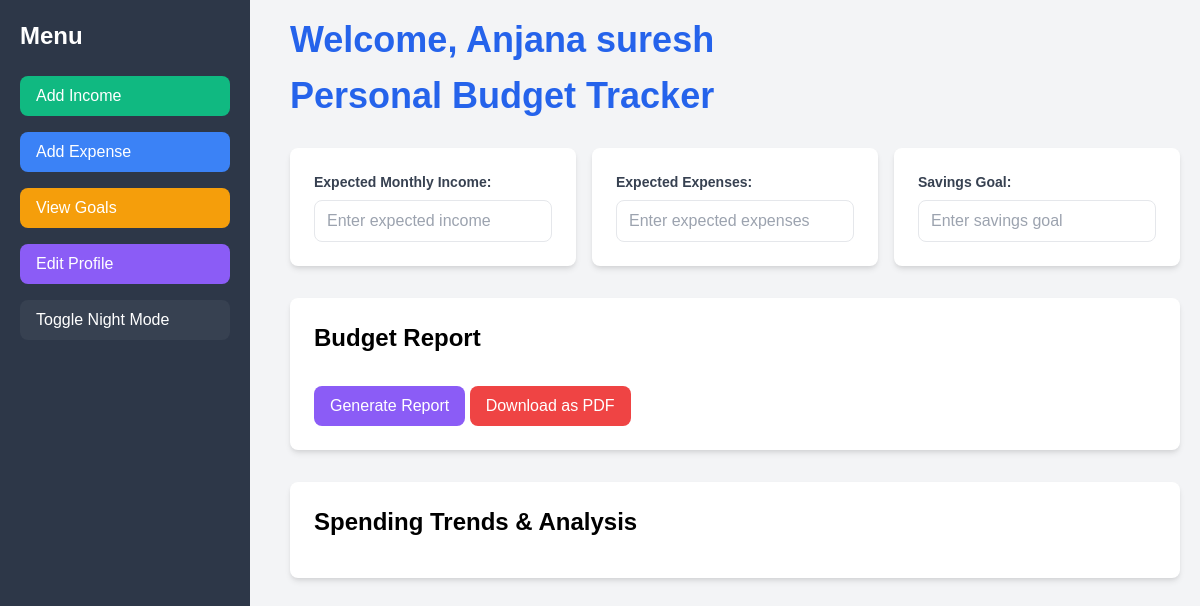
The app's page /dashboard/ (signed in), older data.
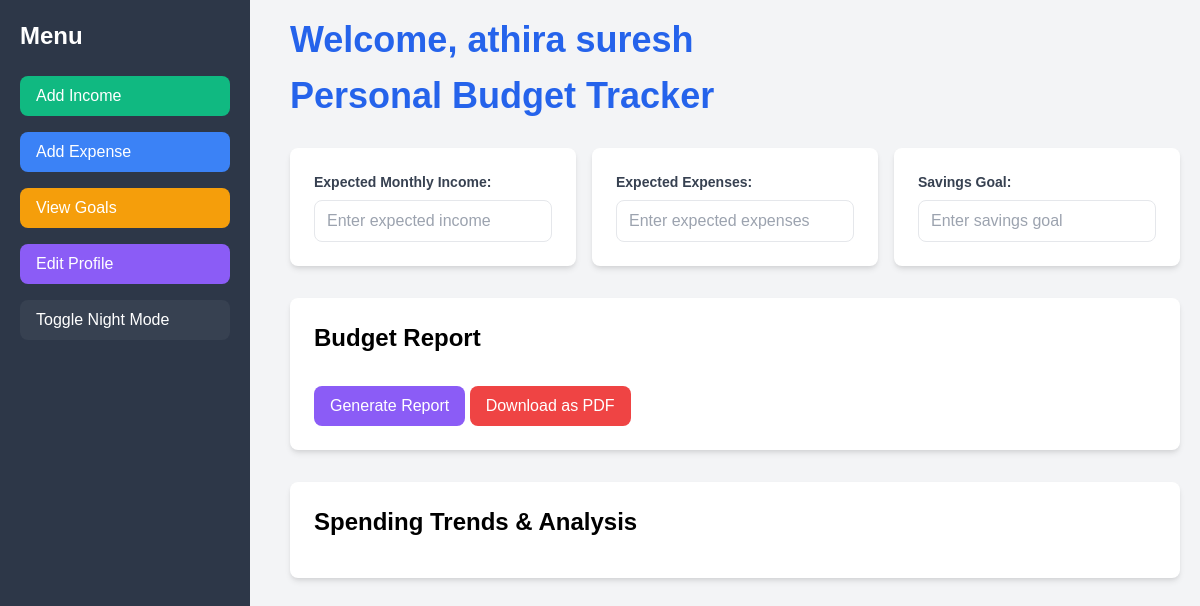
The same page, newer data.
### accounts/models.py (models this page shows, shortened)
class User(AbstractBaseUser, PermissionsMixin):
    username = models.CharField(max_length=150, unique=True)
    email = models.EmailField(unique=True)
    date_joined = models.DateTimeField(default=now)
    first_name = models.CharField(max_length=30, blank=True)
    last_name = models.CharField(max_length=30, blank=True)
    is_active = models.BooleanField(default=True)
    is_staff = models.BooleanField(default=False)
    objects = UserManager()  # Add this custom manager
    USERNAME_FIELD = 'username'
    REQUIRED_FIELDS = ['email']

### dashboard/views.py (the view, shortened to what this page needs)
# urls.py: path('dashboard/', include('dashboard.urls')),
@login_required
def dashboard(request):
    users = User.objects.all()
    total_income = Income.objects.filter(user=request.user).aggregate(Sum('amount'))['amount__sum'] or 0
    total_expenses = Expense.objects.filter(user=request.user).aggregate(Sum('amount'))['amount__sum'] or 0
    goals = Goal.objects.filter(user=request.user)
    goal_progress = []
    user_expenses = Expense.objects.filter(user=request.user)
    return render(request, 'dashboard/dashboard.html', {
        'users': users,
        'total_income': total_income,
        'total_expenses': total_expenses,
        'goal_progress': goal_progress,
        'user_expenses': user_expenses,
    })

### dashboard/templates/dashboard/dashboard.html (shortened to what this page needs)
<!DOCTYPE html>
<html lang="en">
<head>
    <link rel="stylesheet" href="https://cdnjs.cloudflare.com/ajax/libs/font-awesome/6.0.0/css/all.min.css">
    <link href="https://cdn.jsdelivr.net/npm/tailwindcss@2.2.19/dist/tailwind.min.css" rel="stylesheet">
</head>
<body class="bg-gray-100">
    <div class="sidebar">
        <h2 class="text-2xl font-bold mb-6">Menu</h2>
        <button class="block w-full text-left mb-4 bg-green-500 px-4 py-2 rounded-lg" onclick="window.location.href='{% url 'add_income' %}'">Add Income</button>
        <button class="block w-full text-left mb-4 bg-blue-500 px-4 py-2 rounded-lg" onclick="window.location.href='{% url 'add_expense' %}'">Add Expense</button>
        <button class="block w-full text-left mb-4 bg-yellow-500 px-4 py-2 rounded-lg" onclick="window.location.href='{% url 'goals:goal_list' %}'">View Goals</button>
        <button class="block w-full text-left mb-4 bg-purple-500 px-4 py-2 rounded-lg" onclick="window.location.href='{% url 'edit_profile' %}'">Edit Profile</button>
        <button class="block w-full text-left bg-gray-700 px-4 py-2 rounded-lg" onclick="toggleDarkMode()">Toggle Night Mode</button>
    </div>
    <div class="main-content">
        <div class="header text-4xl font-bold text-blue-600 mb-4">Welcome, {{ user.first_name }} {{ user.last_name }}</div>
        <div class="header text-4xl font-bold text-blue-600 mb-8">Personal Budget Tracker</div>
        <div class="grid grid-cols-1 md:grid-cols-3 gap-4 mb-8">
            <div class="bg-white p-6 rounded-lg shadow-md card">
                <label class="block text-gray-700 text-sm font-bold mb-2">Expected Monthly Income:</label>
                <input type="number" id="expectedIncome" class="w-full px-3 py-2 border rounded-lg" placeholder="Enter expected income" min="0">
            </div>
            <div class="bg-white p-6 rounded-lg shadow-md card">
                <label class="block text-gray-700 text-sm font-bold mb-2">Expected Expenses:</label>
                <input type="number" id="expectedExpenses" class="w-full px-3 py-2 border rounded-lg" placeholder="Enter expected expenses" min="0">
            </div>
            <div class="bg-white p-6 rounded-lg shadow-md card">
                <label class="block text-gray-700 text-sm font-bold mb-2">Savings Goal:</label>
                <input type="number" id="savingsGoal" class="w-full px-3 py-2 border rounded-lg" placeholder="Enter savings goal" min="0">
            </div>
        </div>
        <div class="bg-white p-6 rounded-lg shadow-md mt-8 card">
            <h3 class="text-2xl font-semibold mb-4">Budget Report</h3>
            <button class="mt-4 bg-purple-500 text-white px-4 py-2 rounded-lg hover:bg-purple-600" onclick="generateReport()">Generate Report</button>
            <button class="mt-4 bg-red-500 text-white px-4 py-2 rounded-lg hover:bg-red-600" onclick="exportPDF()">Download as PDF</button>
        </div>
        <div class="bg-white p-6 rounded-lg shadow-md mt-8 card">
            <h3 class="text-2xl font-semibold mb-4">Spending Trends & Analysis</h3>
        </div>
    </div>
</body>
</html>

Row changes from the older to the newer data that the page shows:
changed User "suresh": first_name "Anjana" → "athira"
